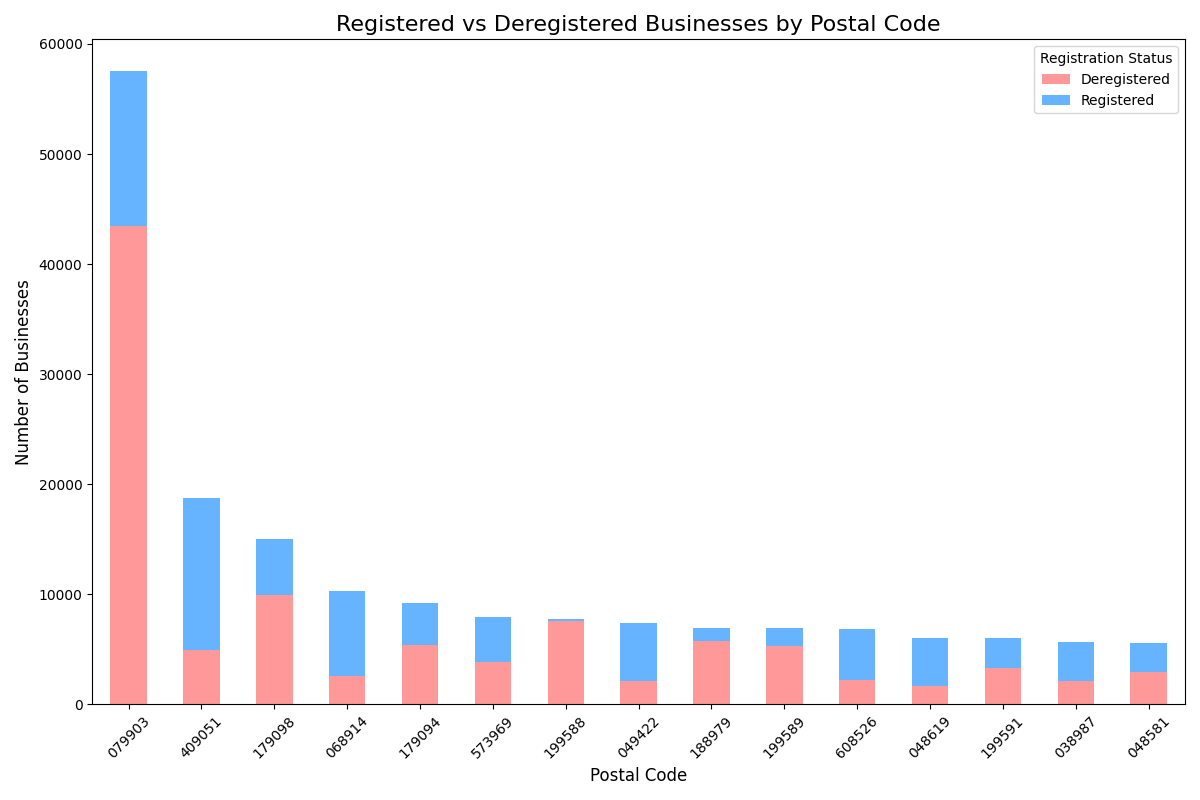

Reproduce this figure in Python.
import pandas as pd
import matplotlib.pyplot as plt
import seaborn as sns

data = pd.read_csv('EntitiesRegisteredwithACRA.csv')

# Convert postal_code to string and group by postal code and registration status
data['reg_postal_code'] = data['reg_postal_code'].astype(str)
postal_status = data.groupby(['reg_postal_code', 'uen_status_desc']).size().unstack(fill_value=0)

#top 15 postal codes with the most businesses
if len(postal_status) > 15:
    total_businesses = postal_status.sum(axis=1)
    top_postal_codes = total_businesses.sort_values(ascending=False).head(15).index
    postal_status = postal_status.loc[top_postal_codes]

plt.figure(figsize=(12, 8))
postal_status.plot(kind='bar', stacked=True, color=['#ff9999', '#66b3ff'], ax=plt.gca())

plt.title('Registered vs Deregistered Businesses by Postal Code', fontsize=16)
plt.xlabel('Postal Code', fontsize=12)
plt.ylabel('Number of Businesses', fontsize=12)
plt.legend(title='Registration Status')
plt.xticks(rotation=45)
plt.tight_layout()

plt.savefig('postal_code_analysis.png')
plt.close()

print("Analysis complete. Visualization saved as 'postal_code_analysis.png'") 